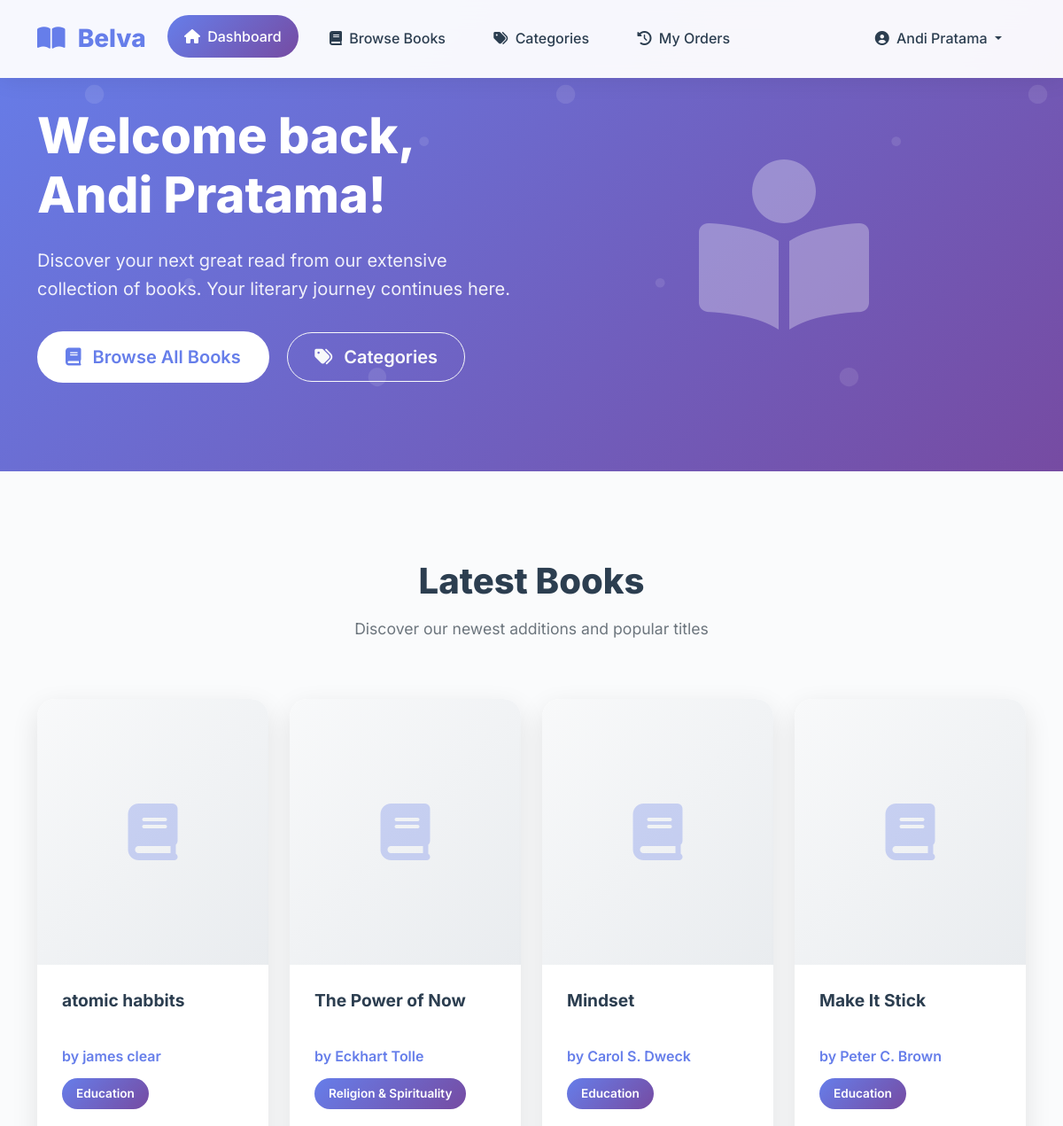
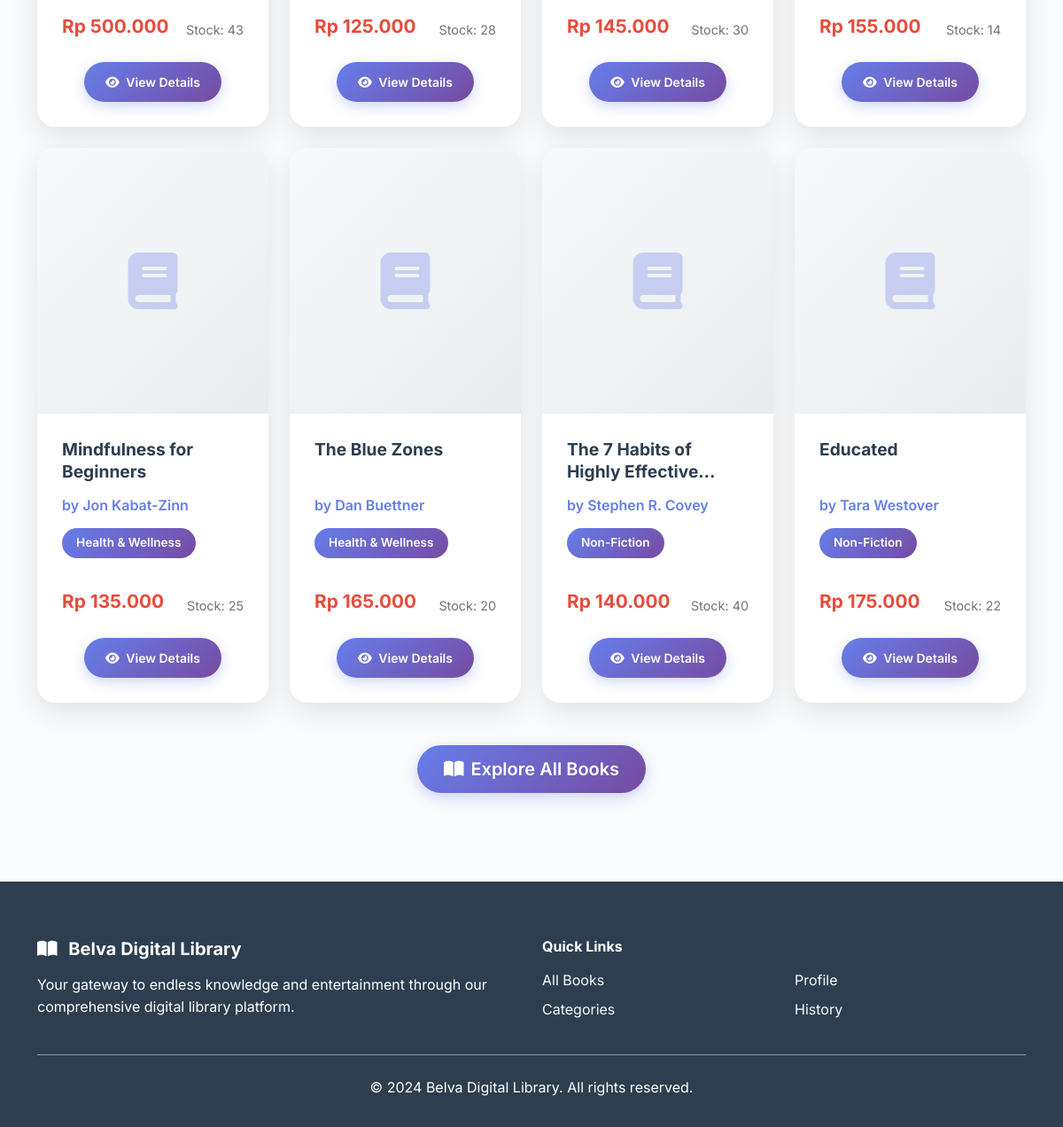
Screenshot of /user/index.php (signed in) with the database file from the repository (2 pictures, top to bottom).
### tables this page shows
CREATE TABLE `books` (
  `id` int(11) NOT NULL,
  `title` varchar(200) NOT NULL,
  `author` varchar(100) NOT NULL,
  `category_id` int(11) DEFAULT NULL,
  `description` text DEFAULT NULL,
  `price` decimal(10,2) NOT NULL,
  `stock` int(11) DEFAULT 0,
  `image` varchar(255) DEFAULT NULL,
  `created_at` timestamp NOT NULL DEFAULT current_timestamp()
);

CREATE TABLE `categories` (
  `id` int(11) NOT NULL,
  `name` varchar(100) NOT NULL,
  `description` text DEFAULT NULL,
  `created_at` timestamp NOT NULL DEFAULT current_timestamp()
);

### src/config/database.php (called while the page is built, shortened)
<?php
function formatRupiah($amount) {
    return "Rp " . number_format($amount, 0, ',', '.');
}
?>

### src/user/index.php (the view, shortened to what this page needs)
<?php
require_once '../config/database.php';
$pdo = getConnection();
$stmt = $pdo->prepare("SELECT b.*, c.name as category_name FROM books b
                       LEFT JOIN categories c ON b.category_id = c.id
                       ORDER BY b.created_at DESC LIMIT 8");
$stmt->execute();
$books = $stmt->fetchAll(PDO::FETCH_ASSOC);
?>
<!DOCTYPE html>
<html lang="en">
<head>
    <link href="https://cdn.jsdelivr.net/npm/bootstrap@5.3.0/dist/css/bootstrap.min.css" rel="stylesheet">
    <link href="https://cdnjs.cloudflare.com/ajax/libs/font-awesome/6.0.0/css/all.min.css" rel="stylesheet">
</head>
<body>
    <nav class="navbar navbar-expand-lg navbar-light fixed-top">
        <div class="container">
            <a class="navbar-brand" href="index.php">
                <i class="fas fa-book-open me-2"></i>
                Belva
            </a>
            <div class="collapse navbar-collapse" id="navbarNav">
                <ul class="navbar-nav me-auto">
                    <li class="nav-item">
                        <a class="nav-link active" href="index.php">
                            <i class="fas fa-home me-1"></i> Dashboard
                        </a>
                    </li>
                    <li class="nav-item">
                        <a class="nav-link" href="all_books.php">
                            <i class="fas fa-book me-1"></i> Browse Books
                        </a>
                    </li>
                    <li class="nav-item">
                        <a class="nav-link" href="categories.php">
                            <i class="fas fa-tags me-1"></i> Categories
                        </a>
                    </li>
                    <li class="nav-item">
                        <a class="nav-link" href="history.php">
                            <i class="fas fa-history me-1"></i> My Orders
                        </a>
                    </li>
                </ul>
                <ul class="navbar-nav">
                    <li class="nav-item dropdown">
                        <a class="nav-link dropdown-toggle" href="#" id="navbarDropdown" role="button" data-bs-toggle="dropdown">
                            <i class="fas fa-user-circle me-1"></i> <?= $_SESSION['user_name'] ?>
                        </a>
                    </li>
                </ul>
            </div>
        </div>
    </nav>
    <section class="hero-section">
        <div class="container">
            <div class="row align-items-center">
                <div class="col-lg-6">
                    <div class="hero-content">
                        <h1 class="hero-title">Welcome back, <?= $_SESSION['user_name'] ?>!</h1>
                        <p class="hero-subtitle">Discover your next great read from our extensive collection of books. Your literary journey continues here.</p>
                        <div class="mt-4">
                            <a href="all_books.php" class="btn btn-light btn-lg me-3">
                                <i class="fas fa-book me-2"></i> Browse All Books
                            </a>
                            <a href="categories.php" class="btn btn-outline-light btn-lg">
                                <i class="fas fa-tags me-2"></i> Categories
                            </a>
                        </div>
                    </div>
                </div>
                <div class="col-lg-6">
                    <div class="hero-image text-center">
                        <i class="fas fa-book-reader" style="font-size: 12rem; opacity: 0.3;"></i>
                    </div>
                </div>
            </div>
        </div>
    </section>
    <section class="section-padding">
        <div class="container">
            <div class="text-center mb-5">
                <h2 class="section-title">Latest Books</h2>
                <p class="section-subtitle">Discover our newest additions and popular titles</p>
            </div>
            <div class="row g-4">
                <?php foreach ($books as $book): ?>
                    <div class="col-lg-3 col-md-6">
                        <div class="book-card">
                            <div class="book-image-container">
                                <?php if (!empty($book['image'])): ?>
                                    <div class="book-placeholder" style="display: none;">
                                    </div>
                                <?php else: ?>
                                    <div class="book-placeholder">
                                        <i class="fas fa-book"></i>
                                    </div>
                                <?php endif; ?>
                            </div>
                            <div class="book-card-body">
                                <h5 class="book-title"><?= htmlspecialchars($book['title']) ?></h5>
                                <p class="book-author">by <?= htmlspecialchars($book['author']) ?></p>
                                <?php if ($book['category_name']): ?>
                                    <span class="book-category"><?= htmlspecialchars($book['category_name']) ?></span>
                                <?php endif; ?>
                                <div class="d-flex justify-content-between align-items-center mt-3">
                                    <div class="book-price"><?= formatRupiah($book['price']) ?></div>
                                    <small class="book-stock">Stock: <?= $book['stock'] ?></small>
                                </div>
                                <div class="mt-3 text-center">
                                    <a href="book_detail.php?id=<?= $book['id'] ?>" class="btn btn-primary btn-sm px-4">
                                        <i class="fas fa-eye me-1"></i> View Details
                                    </a>
                                </div>
                            </div>
                        </div>
                    </div>
                <?php endforeach; ?>
            </div>
            <div class="text-center mt-5">
                <a href="all_books.php" class="btn btn-primary btn-lg">
                    <i class="fas fa-book-open me-2"></i>Explore All Books
                </a>
            </div>
        </div>
    </section>
    <footer class="footer">
        <div class="container">
            <div class="row">
                <div class="col-md-6">
                    <h5 class="fw-bold mb-3">
                        <i class="fas fa-book-open me-2"></i>
                        Belva Digital Library
                    </h5>
                    <p>Your gateway to endless knowledge and entertainment through our comprehensive digital library platform.</p>
                </div>
                <div class="col-md-6">
                    <h6 class="fw-bold mb-3">Quick Links</h6>
                    <div class="row">
                        <div class="col-6">
                            <a href="all_books.php" class="text-light text-decoration-none d-block mb-2">All Books</a>
                            <a href="categories.php" class="text-light text-decoration-none d-block mb-2">Categories</a>
                        </div>
                        <div class="col-6">
                            <a href="profile.php" class="text-light text-decoration-none d-block mb-2">Profile</a>
                            <a href="history.php" class="text-light text-decoration-none d-block mb-2">History</a>
                        </div>
                    </div>
                </div>
            </div>
            <hr class="my-4 opacity-50">
            <div class="text-center">
                <p class="mb-0">&copy; 2024 Belva Digital Library. All rights reserved.</p>
            </div>
        </div>
    </footer>
</body>
</html>

### src/user/index.php (style rules this page uses)
:root { --primary-color: #667eea; --secondary-color: #764ba2; --accent-color: #e74c3c; --light-bg: #f8f9fa; --card-shadow: 0 10px 30px rgba(0, 0, 0, 0.1); --card-hover-shadow: 0 20px 50px rgba(0, 0, 0, 0.15); }
* { box-sizing: border-box; }
body { font-family: 'Inter', 'Segoe UI', Tahoma, Geneva, Verdana, sans-serif; line-height: 1.6; color: #2c3e50; background: #fafbfc; }
.navbar { background: rgba(255, 255, 255, 0.95) !important; backdrop-filter: blur(15px); box-shadow: 0 2px 25px rgba(0, 0, 0, 0.08); border-bottom: 1px solid rgba(255, 255, 255, 0.2); padding: 1rem 0; }
.navbar-brand { font-weight: 800; font-size: 1.75rem; color: var(--primary-color) !important; text-decoration: none; }
.navbar-nav .nav-link { font-weight: 500; color: #2c3e50 !important; margin: 0 0.5rem; padding: 0.7rem 1.2rem !important; border-radius: 50px; transition: all 0.3s ease; }
.navbar-nav .nav-link:hover, .navbar-nav .nav-link.active { background: linear-gradient(135deg, var(--primary-color), var(--secondary-color)); color: white !important; transform: translateY(-2px); }
.hero-section { background: linear-gradient(135deg, var(--primary-color) 0%, var(--secondary-color) 100%); color: white; padding: 120px 0 100px; position: relative; overflow: hidden; }
.hero-section::before { content: ''; position: absolute; top: 0; left: 0; right: 0; bottom: 0; pointer-events: none; }
.hero-content { position: relative; z-index: 2; }
.hero-title { font-size: 3.5rem; font-weight: 800; margin-bottom: 1.5rem; line-height: 1.2; }
.hero-subtitle { font-size: 1.25rem; opacity: 0.9; margin-bottom: 2rem; line-height: 1.6; }
.hero-image { position: relative; z-index: 2; }
.btn { font-weight: 600; border-radius: 50px; padding: 12px 30px; transition: all 0.3s ease; text-decoration: none; }
.btn-primary { background: linear-gradient(135deg, var(--primary-color), var(--secondary-color)); border: none; box-shadow: 0 5px 15px rgba(102, 126, 234, 0.3); }
.btn-light { background: white; color: var(--primary-color); border: 2px solid white; }
.book-card { background: white; border-radius: 20px; overflow: hidden; box-shadow: var(--card-shadow); transition: all 0.4s ease; border: none; height: 100%; position: relative; }
.book-image-container { height: 300px; background: linear-gradient(135deg, #f8f9fa, #e9ecef); display: flex; align-items: center; justify-content: center; position: relative; overflow: hidden; }
.book-placeholder { font-size: 4rem; color: var(--primary-color); opacity: 0.3; text-align: center; }
.book-card-body { padding: 1.75rem; }
.book-title { font-size: 1.2rem; font-weight: 700; color: #2c3e50; margin-bottom: 0.75rem; line-height: 1.3; height: 3.2rem; overflow: hidden; display: -webkit-box; -webkit-line-clamp: 2; -webkit-box-orient: vertical; }
.book-author { color: var(--primary-color); font-weight: 600; margin-bottom: 0.75rem; }
.book-category { background: linear-gradient(135deg, var(--primary-color), var(--secondary-color)); color: white; padding: 0.4rem 1rem; border-radius: 20px; font-size: 0.85rem; font-weight: 600; display: inline-block; margin-bottom: 1rem; }
.book-price { font-size: 1.3rem; font-weight: 700; color: var(--accent-color); margin-bottom: 0.5rem; }
.book-stock { font-size: 0.9rem; color: #6c757d; }
.section-padding { padding: 100px 0; }
.section-title { font-size: 2.5rem; font-weight: 800; color: #2c3e50; margin-bottom: 1rem; }
.section-subtitle { font-size: 1.1rem; color: #6c757d; margin-bottom: 4rem; }
.footer { background: #2c3e50; color: white; padding: 4rem 0 2rem; }
.footer h5, .footer h6 { font-weight: 700; margin-bottom: 1.5rem; }
.footer a { color: rgba(255, 255, 255, 0.7); text-decoration: none; transition: color 0.3s ease; }

### rows the page displays
books: title "atomic habbits", author "james clear", category.name "Education", price "Rp 500.000", stock "43"
books: title "The Power of Now", author "Eckhart Tolle", category.name "Religion & Spirituality", price "Rp 125.000", stock "28"
books: title "Mindset", author "Carol S. Dweck", category.name "Education", price "Rp 145.000", stock "30"
books: title "Make It Stick", author "Peter C. Brown", category.name "Education", price "Rp 155.000", stock "14"
books: title "Mindfulness for Beginners", author "Jon Kabat-Zinn", category.name "Health & Wellness", price "Rp 135.000", stock "25"
books: title "The Blue Zones", author "Dan Buettner", category.name "Health & Wellness", price "Rp 165.000", stock "20"
books: title "The 7 Habits of Highly…", author "Stephen R. Covey", category.name "Non-Fiction", price "Rp 140.000", stock "40"
books: title "Educated", author "Tara Westover", category.name "Non-Fiction", price "Rp 175.000", stock "22"

### other values shown
$_SESSION['user_name'] "Andi Pratama"
